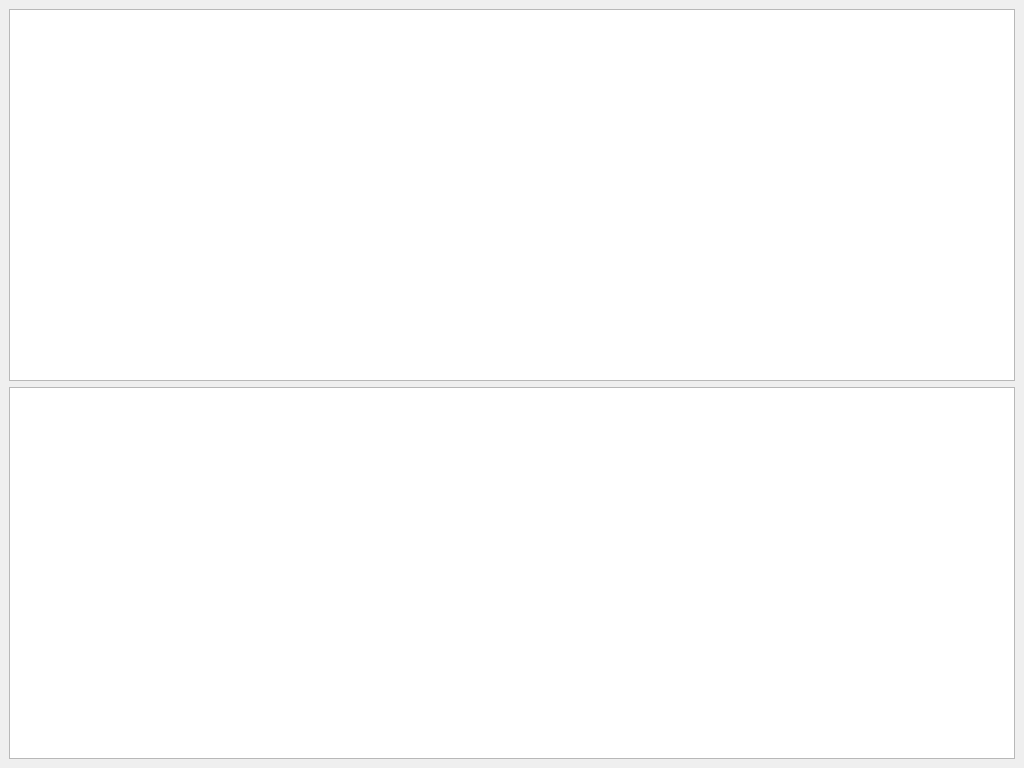
<?xml version="1.0" encoding="UTF-8"?>
<ui version="4.0">
 <class>LogViewDockWidget</class>
 <widget class="QDockWidget" name="LogViewDockWidget">
  <property name="geometry">
   <rect>
    <x>0</x>
    <y>0</y>
    <width>1024</width>
    <height>768</height>
   </rect>
  </property>
  <property name="windowTitle">
   <string>DockWidget</string>
  </property>
  <widget class="QWidget" name="dockWidgetContents">
   <layout class="QGridLayout" name="gridLayout">
    <item row="1" column="0">
     <widget class="QTreeView" name="filtered"/>
    </item>
    <item row="0" column="0">
     <widget class="QTreeView" name="unfiltered"/>
    </item>
   </layout>
  </widget>
 </widget>
 <resources/>
 <connections/>
</ui>
